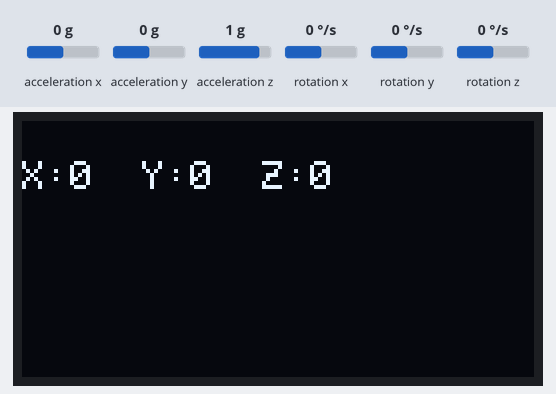
The sketch below on a simulated Arduino Uno, built with avr-gcc and run on an emulated ATmega328P. On the bench: 128×64 one-colour display. Wiring (inferred from the names in the program): MPU-6050 motion sensor at I2C address 0x68. The test bench sets the inputs (shaded band); at power-on: rotation x 0 °/s, rotation y 0 °/s, acceleration x 0 g, acceleration y 0 g, acceleration z 1 g, rotation z 0 °/s.

Above: at 1.3 s.
1.4 s: rotation x set to -192 °/s
At 2.7 s:
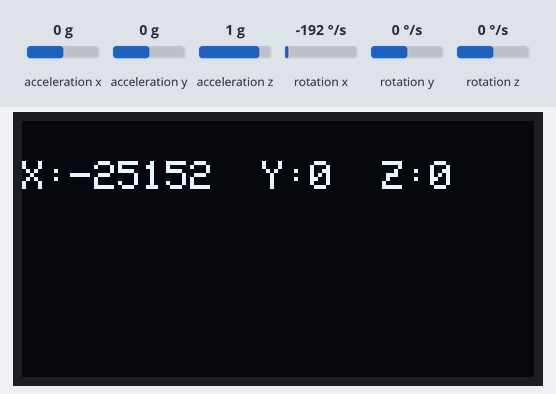
3.6 s: rotation y set to -192 °/s
At 5.7 s:
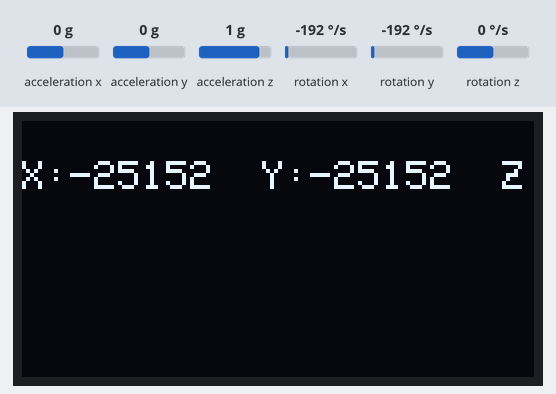
6.2 s: rotation x set to -100 °/s
At 8.5 s:
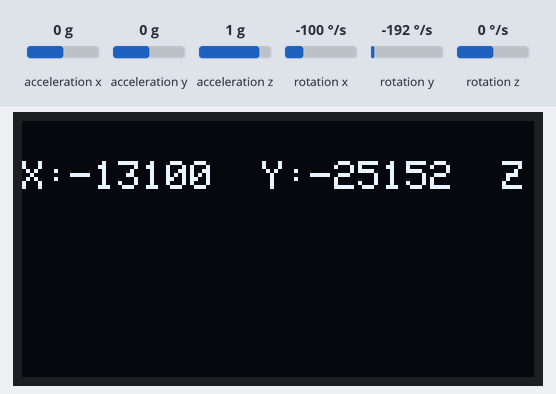
8.8 s: rotation y set to -100 °/s
At 10.7 s:
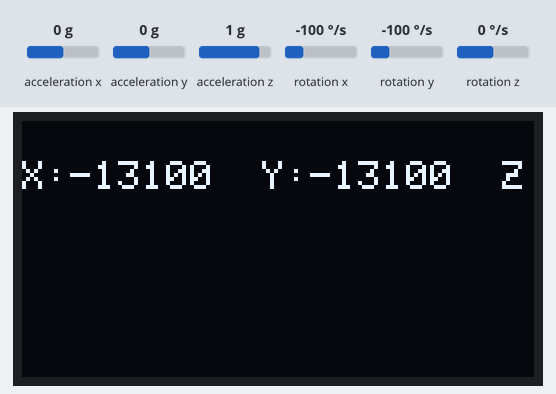
Timing chart, 0 to 12.2 s (numbered marks = the images above; inputs shaded):
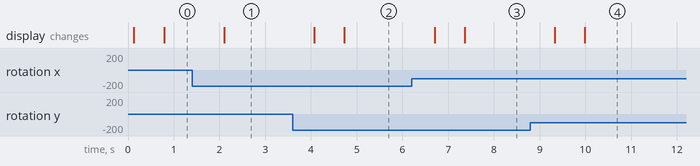

Measured:
- after the input at 1.4 s, the display: changes after 0.70 s (image 1)
- after the input at 3.6 s, the display: first changes after 0.47 s (image 2 shows a later state)
- after the input at 6.2 s, the display: first changes after 0.50 s (image 3 shows a later state)
- after the input at 8.8 s, the display: first changes after 0.53 s (image 4 shows a later state)

The sketch:

GyroDisplay.ino
```cpp
#include <Adafruit_GFX.h>
#include <Adafruit_SSD1306.h>
#include<Wire.h>

Adafruit_SSD1306 display;

const int MPU6050_addr=0x68;
int16_t AccX,AccY,AccZ,Temp,GyroX,GyroY,GyroZ;
long MiddleX, MiddleY, MiddleZ;
int i = 0;

void setup()
{
  delay(100);
  display.begin(SSD1306_SWITCHCAPVCC, 0x3C);
  display.clearDisplay();
  display.setTextColor(WHITE);
  display.setRotation(0);
  display.setTextWrap(false);
  display.dim(0);  //Set brightness (0 is maximun and 1 is a little dim)

  Wire.begin();
  Wire.beginTransmission(MPU6050_addr);
  Wire.write(0x6B);
  Wire.write(0);
  Wire.endTransmission(true);
}

void loop(){
  Wire.beginTransmission(MPU6050_addr);
  Wire.write(0x3B);
  Wire.endTransmission(false);
  Wire.requestFrom(MPU6050_addr,14,true);

  AccX=Wire.read()<<8|Wire.read();
  AccY=Wire.read()<<8|Wire.read();
  AccZ=Wire.read()<<8|Wire.read();
  Temp=Wire.read()<<8|Wire.read();
  GyroX=Wire.read()<<8|Wire.read();
  GyroY=Wire.read()<<8|Wire.read();
  GyroZ=Wire.read()<<8|Wire.read();

  MiddleX = MiddleX + GyroX;
  MiddleY = MiddleY + GyroY;
  MiddleZ = MiddleZ + GyroZ;

  if (i == 200){
    MiddleX = MiddleX / 200;
    MiddleY = MiddleY / 200;
    MiddleZ = MiddleZ / 200;
    delay(50);
    display.clearDisplay();
    display.setTextSize(1);
    display.setCursor(0, 10);
    display.print("X:"); display.print(MiddleX); display.print("  ");
    display.print("Y:"); display.print(MiddleY); display.print("  ");
    display.print("Z:"); display.print(MiddleZ); display.print("  ");
    display.display();
    i = MiddleX = MiddleY = MiddleZ = 0;
  }
  else Serial.println(i);
  i++;
  delay(1);

}
```
